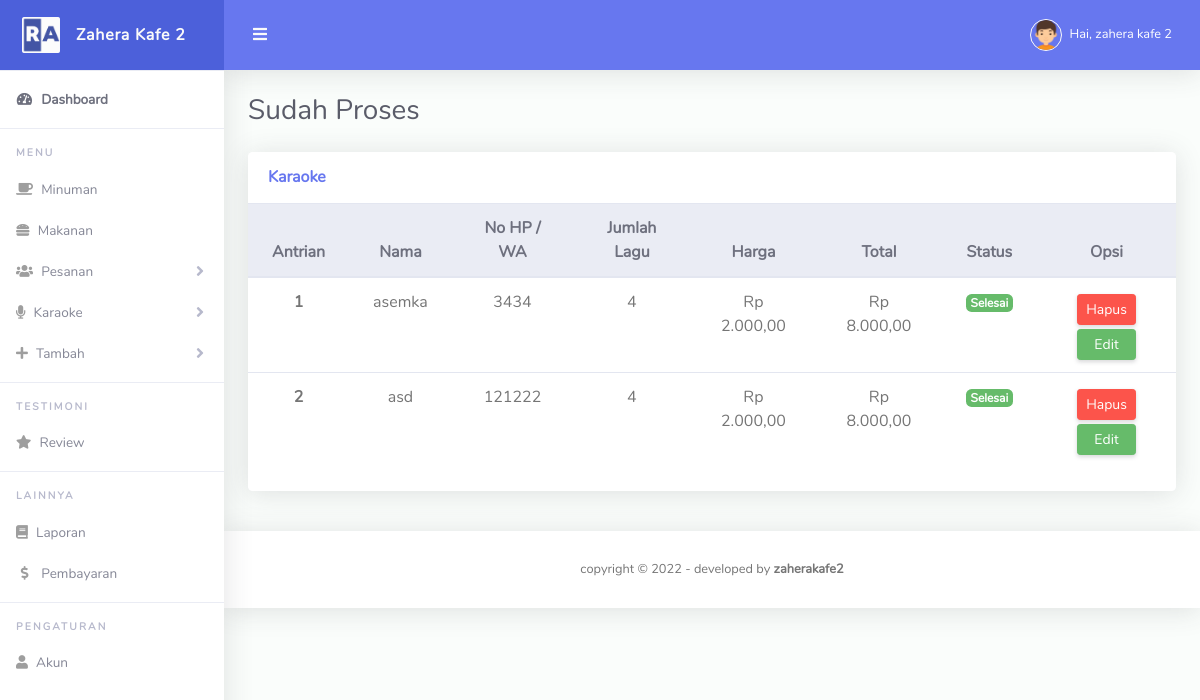
Page /sudahproses_karaoke_admin.php (signed in) on the committed database.
### tables this page shows
CREATE TABLE `tb_karaoke` (
  `id` int(11) NOT NULL,
  `tanggal` date DEFAULT NULL,
  `nama` varchar(255) NOT NULL,
  `nohp` varchar(255) NOT NULL,
  `jml_lagu` varchar(255) NOT NULL,
  `harga` varchar(255) NOT NULL,
  `total` varchar(255) NOT NULL,
  `status` varchar(255) NOT NULL
);

### sudahproses_karaoke_admin.php (the view)
<?php include "navbar_admin.php"; ?>
<div class="container-fluid" id="container-wrapper">
  <div class="d-sm-flex align-items-center justify-content-between mb-4">
    <h1 class="h3 mb-0 text-gray-800">Sudah Proses</h1>
  </div>
  <div class="row mb-3">
    <div class="col-xl-12 col-lg-11 mb-4">
      <div class="card">
        <div class="card-header py-3 d-flex flex-row align-items-center justify-content-between">
          <h6 class="m-0 font-weight-bold text-primary">Karaoke</h6>
        </div>
        <div class="table-responsive">
          <table class="table align-items-center table-flush text-center">
            <thead class="thead-light">
              <tr>
                <th>Antrian</th>
                <th>Nama</th>
                <th>No HP / WA</th>
                <th>Jumlah Lagu</th>
                <th>Harga</th>
                <th>Total</th>
                <th>Status</th>
                <th>Opsi</th>
              </tr>
            </thead>
            <tbody>
              <?php
              include "koneksi.php";
              $query = "SELECT nama,nohp,jml_lagu, harga,status, (harga * jml_lagu) AS total FROM tb_karaoke WHERE status='Selesai'";
              $query_run = mysqli_query($koneksi, $query);
              $no = 1;
              while ($row = mysqli_fetch_array($query_run)) {
              ?>
                <tr>
                  <th><?= $no++ ?></th>
                  <td><?= $row['nama']; ?></td>
                  <td><?= $row['nohp']; ?></td>
                  <td><?= $row['jml_lagu']; ?></td>
                  <td><?= "Rp ".number_format($row['harga'], 2,',','.'); ?></td>
                  <td><?= "Rp ".number_format( $row['total'], 2,',','.'); ?></td>
                  <td><span class="badge badge-success"><?= $row['status']; ?></span></td>
                  <td>
                  <?php
                    $query2 = "SELECT id FROM tb_karaoke WHERE nohp = '$row[nohp]'";
                    $sql2 = mysqli_query($koneksi, $query2);
                    while ($data2 = mysqli_fetch_array($sql2)) { ?>
                      <a href="hapus.php?id_karaoke=<?= $data2['id']; ?>" onclick="return confirm('Apakah anda yakin?');"><span class="btn btn-sm btn-danger mt-1">Hapus</span></a>
                      <a href="edit_karaoke.php?id=<?= $data2['id']; ?>"><span class="btn btn-sm btn-success px-3 mt-1">Edit</span></a>
                    <?php
                    }
                    ?>
                  </td>
                </tr>
              <?php
              }
              ?>
            </tbody>
          </table>
        </div>
        <div class="card-footer"></div>
      </div>
    </div>
  </div>
</div>
<?php include "footer_admin.php"; ?>

### navbar_admin.php (shortened to what this page needs)
<?php
include "jumlah.php";
?>
<!DOCTYPE html>
<html lang="en">
<head>
    <link href="vendor/fontawesome-free/css/all.min.css" rel="stylesheet" type="text/css">
    <link href="vendor/bootstrap/css/bootstrap.min.css" rel="stylesheet" type="text/css">
    <link href="assets/css/ruang-admin.min.css" rel="stylesheet">
</head>
<body id="page-top">
    <div id="wrapper">
        <ul class="navbar-nav sidebar sidebar-light accordion" id="accordionSidebar">
            <a class="sidebar-brand d-flex align-items-center justify-content-center" href="admin.php">
                <div class="sidebar-brand-icon">
                    <img src="assets/img/logo/logo2.png">
                </div>
                <div class="sidebar-brand-text mx-3">Zahera Kafe 2</div>
            </a>
            <hr class="sidebar-divider my-0">
            <li class="nav-item active">
                <a class="nav-link" href="admin.php">
                    <i class="fas fa-fw fa-tachometer-alt"></i>
                    <span>Dashboard</span></a>
            </li>
            <hr class="sidebar-divider">
            <div class="sidebar-heading">
                Menu
            </div>
            <?php if ($_SESSION['level'] == 'admin') : ?>
                <li class="nav-item">
                    <a class="nav-link" href="minuman_admin.php">
                        <i class="fa fa-coffee"></i>
                        <span>Minuman</span>
                    </a>
                </li>
                <li class="nav-item">
                    <a class="nav-link" href="makanan_admin.php">
                        <i class="fa fa-hamburger"></i>
                        <span>Makanan</span>
                    </a>
                </li>
            <?php endif; ?>
            <li class="nav-item">
                <a class="nav-link collapsed" href="#" data-toggle="collapse" data-target="#collapseTable" aria-expanded="true" aria-controls="collapseTable">
                    <i class="fa fa-users"></i>
                    <span>Pesanan</span>
                </a>
            </li>
            <li class="nav-item">
                <a class="nav-link collapsed" href="#" data-toggle="collapse" data-target="#collapseTable5" aria-expanded="true" aria-controls="collapseTable">
                    <i class="fa fa-microphone"></i>
                    <span>Karaoke</span>
                </a>
            </li>
            <li class="nav-item">
                <a class="nav-link collapsed" href="#" data-toggle="collapse" data-target="#collapseTable2" aria-expanded="true" aria-controls="collapseTable">
                    <i class="fa fa-plus"></i>
                    <span>Tambah</span>
                </a>
            </li>
            <?php if ($_SESSION['level'] == 'admin') : ?>
                <hr class="sidebar-divider">
                <div class="sidebar-heading">
                    Testimoni
                </div>
                <li class="nav-item">
                    <a class="nav-link" href="review_admin.php">
                        <i class="fa fa-star"></i>
                        <span>Review</span>
                    </a>
                </li>
                <hr class="sidebar-divider">
                <div class="sidebar-heading">
                    Lainnya
                </div>
                <li class="nav-item">
                    <a class="nav-link" href="laporan_admin.php">
                        <i class="fa fa-book"></i>
                        <span>Laporan</span>
                    </a>
                </li>
                <?php if ($_SESSION['level'] == 'admin') : ?>
                <li class="nav-item">
                    <a class="nav-link" href="detail_pembayaran.php">
                        <i class="fas fa-fw fa-dollar-sign"></i>
                        <span>Pembayaran</span></a>
                </li>
            <?php endif; ?>
                <hr class="sidebar-divider">
                <div class="sidebar-heading">
                    Pengaturan
                </div>
                <li class="nav-item">
                    <a class="nav-link" href="pengaturan_admin.php">
                        <i class="fa fa-user"></i>
                        <span>Akun</span>
                    </a>
                </li>
            <?php endif; ?>
        </ul>
        <div id="content-wrapper" class="d-flex flex-column">
            <div id="content">
                <nav class="navbar navbar-expand navbar-light bg-navbar topbar mb-4 static-top">
                    <button id="sidebarToggleTop" class="btn btn-link ro unded-circle mr-3">
                        <i class="fa fa-bars"></i>
                    </button>
                    <ul class="navbar-nav ml-auto">
                        <li class="nav-item dropdown no-arrow">
                            <a class="nav-link dropdown-toggle" href="#" id="userDropdown" role="button" data-toggle="dropdown" aria-haspopup="true" aria-expanded="false">
                                <img class="img-profile rounded-circle" src="assets/img/boy.png" style="max-width: 60px">
                                <?php
                                $email = $_SESSION['email'];
                                $sql = "SELECT * FROM tb_login WHERE email ='$email'";
                                $result = mysqli_query($koneksi, $sql);
                                if ($result) {
                                    if (mysqli_num_rows($result) > 0) {
                                        while ($row = mysqli_fetch_array($result)) {
                                ?>
                                            <span class="ml-2 d-none d-lg-inline text-white small">Hai, <?= $row['nama_lengkap'] ?></span>
                                <?php
                                        }
                                    }
                                }
                                ?>
                            </a>
                        </li>
                    </ul>
                </nav>

### rows in the picture
tb_karaoke: nama "asemka", nohp "3434", jml_lagu "4", harga "2.000,00", total "8.000,00", status "Selesai"
tb_karaoke: nama "asd", nohp "121222", jml_lagu "4", harga "2.000,00", total "8.000,00", status "Selesai"

### other values in the picture
$row['nama_lengkap'] "zahera kafe 2"
